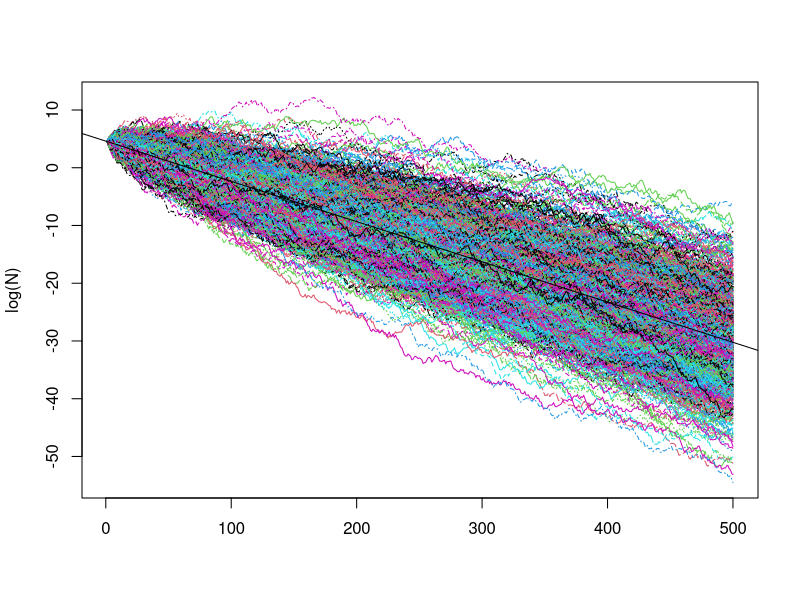

Write R code to recreate this figure.
js=c(0.56, 0.64, 0.3, 0.4, 0, 0.38, 0.18, 0.25, 0.44);
as=c(0.53, 0.68, 0.71, 0.38, 0.54, 0.69, 0.66, 0.49, 0.61); 
f=c(3.38, 1.27, 2.77, 2.17, 0.05, 4.0, 2.37, 0.5, 1.6);

R = as + (f/2)*js

r = mean(log(R))

Tmax = 500
reps = 1000
N0 = 100
N = matrix(N0,nrow=Tmax, ncol=reps)

for(t in 2:Tmax) {
  N[t,]=N[t-1,]*sample(x=R, size=reps, replace = TRUE)
}
matplot(log(N),type="l")
abline(a = log(100), b = mean(log(R)))

